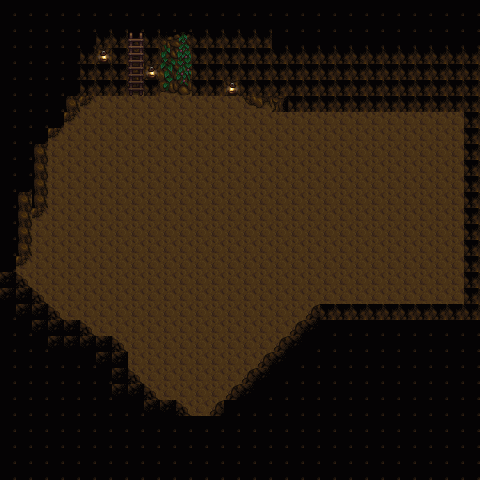

A level layout from a 2D game, rendered from its tile map. Below: a short description, then the map file with tile-grid data replaced by summaries:
An orthogonal 30x30 tile map with 16x16 px tiles, 2 tile layers (background, Wall) and 33 objects.

<map version="1.10" tiledversion="1.11.2" orientation="orthogonal" renderorder="right-down" width="30" height="30" tilewidth="16" tileheight="16" infinite="0" nextlayerid="8" nextobjectid="35">
 <tileset firstgid="1" source="mine.tsx" />
 <layer id="1" name="background" width="30" height="30">
  <data>[900 cells, 900 non-empty, 1 distinct tile ids]</data>
 </layer>
 <layer id="2" name="Wall" width="30" height="30">
  <data>[900 cells, 523 non-empty, 25 distinct tile ids]</data>
 </layer>
 <objectgroup id="3" name="Back0">
  <object id="1" x="110.333" y="31.3333" width="53" height="95.3333" />
 </objectgroup>
 <objectgroup id="5" name="RockArea">
  <object id="4" x="69.3333" y="124" width="396.333" height="180.333" />
  <object id="5" x="130.333" y="303.667" width="130.667" height="72.3333" />
 </objectgroup>
 <objectgroup id="6" name="MonsterArea">
  <object id="6" x="230.667" y="103.667">
   <point />
  </object>
  <object id="7" x="203.333" y="102">
   <point />
  </object>
  <object id="8" x="182" y="114.333">
   <point />
  </object>
  <object id="9" x="219" y="116">
   <point />
  </object>
  <object id="10" x="273" y="315.667">
   <point />
  </object>
  <object id="11" x="102.333" y="325.333">
   <point />
  </object>
  <object id="12" x="53" y="268">
   <point />
  </object>
  <object id="13" x="56.3333" y="206.667">
   <point />
  </object>
  <object id="14" x="58.6667" y="151.667">
   <point />
  </object>
  <object id="15" x="248.667" y="116.667">
   <point />
  </object>
 </objectgroup>
 <objectgroup id="4" name="Wall">
  <object id="2" x="163.333" y="93">
   <polygon points="0,0 77.3333,1 82.3333,10.6667 107.333,18.3333 297.667,21 302,211 151.333,209.667 46.6667,321 26,322.667 12.6667,306.667 -4.66667,307 -35,274.333 -33.6667,258.333 -50.3333,243 -73,240.667 -83.3333,228.333 -102.333,222.667 -146,175 -134,166.667 -131.667,123 -118.333,121.667 -114.333,48.3333 -68,3.33333 -3.66667,0 -3.66667,-10.6667 -103,-5 -143.333,162 -138,274 11.6667,323.333 314.667,224.667 314.333,0.666667" />
  </object>
 </objectgroup>
 <objectgroup id="7" name="Appear">
  <object id="16" x="138.333" y="110.333">
   <point />
  </object>
  <object id="17" x="286.667" y="207.333">
   <point />
  </object>
  <object id="18" x="223.667" y="163">
   <point />
  </object>
  <object id="19" x="136.333" y="198.333">
   <point />
  </object>
  <object id="20" x="163" y="255.667">
   <point />
  </object>
  <object id="21" x="271" y="283.667">
   <point />
  </object>
  <object id="22" x="382.333" y="242">
   <point />
  </object>
  <object id="23" x="416.333" y="158.333">
   <point />
  </object>
  <object id="24" x="291.333" y="152.667">
   <point />
  </object>
  <object id="25" x="226.667" y="219.333">
   <point />
  </object>
  <object id="26" x="147.333" y="197.667">
   <point />
  </object>
  <object id="27" x="127" y="141">
   <point />
  </object>
  <object id="28" x="92.3333" y="183">
   <point />
  </object>
  <object id="29" x="98.3333" y="239.333">
   <point />
  </object>
  <object id="30" x="116.333" y="273.333">
   <point />
  </object>
  <object id="31" x="282" y="289">
   <point />
  </object>
  <object id="32" x="354" y="241">
   <point />
  </object>
  <object id="33" x="392" y="171.667">
   <point />
  </object>
  <object id="34" x="247.333" y="272.333">
   <point />
  </object>
 </objectgroup>
</map>
